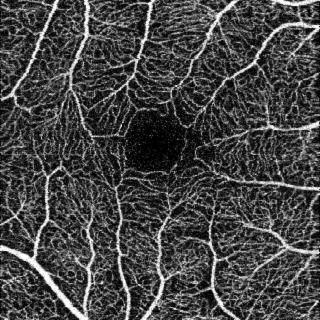
#> input picture images/angio3superf.tif, 320 x 320 px
$ python example.py   (Python 2 division)   (older library calls are emulated)
#> lines starting #> are read from the running program, lines starting #| are printed output that depends on the picture; after the words box and inside, x2 and y2 are one past the last pixel; in counts of white or black regions, pixels touching at a corner belong together; long printed decimals are rounded
### opsfaz.py
# -*- encoding: utf-8 -*-
import cv2
import drawfaz as draw
import numpy as np
from skimage.morphology import skeletonize
from util import *


def detectFAZ(imOCTorig, mm, prof, precision):
	"""
	Function that extract and measure the FAZ with a OCT-A image as input.

	inputs:
		- imOCTorig: original OCT-A image (input image)
		- mm: millimeters of the input image (3 or 6 mm)
		- prof: deep or superficial image (1 or 0)
		- precision: a value between 0 and 1 to select the precision of the method
	"""
	size = imOCTorig.shape
	imOCT = np.zeros((size[0],size[1]),np.float64)
	if (len(size) > 2):
		imOCT[:,:] = imOCTorig[:,:,0] / float(imOCTorig.max())
	else:
		imOCT[:,:] = imOCTorig / float(imOCTorig.max())

	# tophat
	ss = ((size[0]/80)*2-mm+3)
	ss = ss*2-1
	imOCT = morph('tophat',imOCT,ss)

	# canny edge detector
	edges, imClosed = edges_extraction (imOCT,prof,mm,precision)

	im = imClosed.copy()
	# mask of the FAZ
	fazMask = find_mask(im,prof,mm)

	# select the highest candidate
	image = fazMask.copy()
	image1 = cv2.convertScaleAbs(image)
	_,contours, h = cv2.findContours(image1, cv2.RETR_TREE, cv2.CHAIN_APPROX_SIMPLE)
	cogidos = []
	cnt,cogidos = higest_contour (contours, cogidos)
	m = cv2.contourArea(cnt)
	fazAreainMM = m*(mm*mm)/(size[0]*size[1])

	im = np.zeros((size[0],size[1]), np.uint8)
	cv2.drawContours(im, [cnt], 0, (255,255,255), -1)
	im = im[:]/255

	# make region growing

	reg = region_growing(imOCT, im*1.0, fazAreainMM, prof, 4, precision)

	reg = morph ('open', reg, 3)
	reg = morph ('closed', reg, 3)
	image1 = cv2.convertScaleAbs(reg)
	_, contours, h = cv2.findContours(image1, cv2.RETR_TREE, cv2.CHAIN_APPROX_SIMPLE)
	cogidos = []
	cnt,cogidos = higest_contour (contours, cogidos)

	m = cv2.contourArea(cnt)
	fazAreainMM = m*(mm*mm)/(size[0]*size[1])

	octLabel = np.zeros((size[0],size[1],3))
	octLabel[:,:,0] = imOCT*(1-(reg*0.5)) + reg*0.5
	octLabel[:,:,1] = imOCT*(1-(reg*0.3)) + reg*0.35
	octLabel[:,:,2] = imOCT*(1-reg)
	im = reg[:]
	faz =  im[:]

	fazAreainUM = fazAreainMM * 1000
	fazAreainUM = float("{0:.2f}".format(fazAreainUM))
	M = cv2.moments(cnt)
	cx = int(M['m10']/M['m00'])
	cy = int(M['m01']/M['m00'])

	imOCT_area = draw.draw_in_image(imOCTorig, fazAreainUM, cnt, (50,50))
	im_cnt = draw.draw_in_image(imOCTorig, 0, cnt, None)

	return faz, fazAreainMM, cnt

### util.py
# -*- encoding: utf-8 -*-
import cv2
import numpy as np


def canny (im,t1,t2,gamma):
	"""
	This function simplifies the use
	of canny edge detector

	inputs:
		- im: OCT-A image
		- t1 and t2:  thresholds of canny edge detector
		- gamma: gamma parameter to canny edge detector
	"""
	im2 = im.copy()
	edges = cv2.GaussianBlur(im2, (15,15),gamma)
	edges = cv2.normalize(edges,edges,0,255,cv2.NORM_MINMAX)
	edges = cv2.Canny(np.uint8(edges),t1,t2)
	return edges

def morph (op,im,eesize):
	"""
	This function return the application of the
	morphological operator that we select

	inputs:
		- op: morphological operator
			+ 'closed'
			+ 'open'
			+ 'tophat'
			+ 'dilate'
			+ 'erode'
		- im: input image
		- eesize: half size of the estructural element

	"""
	if (op == 'closed'):
		imClosed = im.copy()
		se = cv2.getStructuringElement(cv2.MORPH_ELLIPSE,(eesize,eesize))
		imClosed = cv2.morphologyEx(imClosed, cv2.MORPH_CLOSE, se)
		return imClosed
	elif (op == 'open'):
		imOpen = im.copy()
		se = cv2.getStructuringElement(cv2.MORPH_ELLIPSE,(eesize,eesize))
		imOpen = cv2.morphologyEx(imOpen, cv2.MORPH_OPEN, se)
		return imOpen
	elif (op == 'tophat'):
		th = im.copy()
		se = cv2.getStructuringElement(cv2.MORPH_ELLIPSE,(eesize,eesize))
		th = cv2.morphologyEx(th, cv2.MORPH_TOPHAT, se)
		return th
	elif (op == 'dilate'):
		dil = im.copy()
		se = cv2.getStructuringElement(cv2.MORPH_ELLIPSE,(eesize,eesize))
		dil = cv2.dilate((dil *1.0).astype(np.float32),se)
		return dil
	elif (op == 'erode'):
		er = im.copy()
		se = cv2.getStructuringElement(cv2.MORPH_ELLIPSE,(eesize,eesize))
		er = cv2.erode((er *1.0).astype(np.float32),se)
		return er

def media(img):
	"""
	This function calculates the average value
	of the pixel of the input image.

	input:
		- image
	"""
	size = img.shape
	sume = 0
	dim = size[0]*size[1]
	for i in range(size[0]):
		for j in range(size[1]):
			sume += img[i,j]
	return sume/dim

def edges_extraction (im,prof,mm,precision):
	"""
	This function is used to extract the edges of
	the OCT-A image

	inputs:
		- im: input image to detect the edges
		- prof: deep of the image (1 or 0)
		- mm: millimeters of the image (3 or 6)
		- pecision: a value between 0 and 1 to select the precision of the method
	"""
	size = im.shape
	if prof:
		# canny
		m = media(im)
		m = m*255
		edges = canny(im,0,m+m*0.2*precision,2)
		# closed
		ss = max(((size[0]/100)-3),3)
		ss = ss*2
		imClosed = morph('closed',edges,ss)

	else:
		# canny
		m = media(im)
		m = m*255
		if mm == 6:
			edges = canny(im,0,m+m*0.8*precision,1.9)
		edges = canny(im,0,m+m*0.3*precision,1.9)
		# closed
		ss = (size[0]/100)-3
		if ss<3:
			ss =3
		ss = ss*2
		imClosed = morph('closed',edges,ss)
	im = imClosed.copy()
	return edges, im


def find_mask(im,prof,mm):
	"""
	This function is used to select the correct mask to
	identify the correct FAZ in de OCT-A image

	inputs:
		- im: input image to detect the edges
		- prof: deep of the image (1 or 0)
		- mm: millimeters of the image (3 or 6)
	"""
	thresh = 45
	size = im.shape
	fazMask = np.zeros((size[0],size[1]))
	for i in range(size[0]):
		for j in range(size[1]):
			if im[i,j] < thresh:
				fazMask[i,j] = 1

	if mm == 6:
		fazMask1 = morph('open', fazMask, 5)
		fazMask1 = morph('closed', fazMask1, 5)
		fazMask1 = morph('open', fazMask, 5)
	else:
		fazMask1 = morph('open', fazMask,10)
		fazMask1 = morph('closed', fazMask1, 10)
		fazMask1 = morph('open', fazMask, 10)

	aux = np.zeros((size[0],size[1]))
	aux[:,:] = 0
	x = size[0]/4
	y = size[1]/4

	for i in range(x,size[0]-x):
		for j in range(y,size[1]-y):
			aux[i,j]=fazMask1[i,j]

	fazMask = aux[:]
	return fazMask.copy()

def higest_contour (contours,cogidos):
	"""
	This function returns the higest contour in a list
	of contours

	inputs:
		- contours: list of contours
		- cogidos: number of elements that where taken
	"""
	s = len(contours)
	sizes = np.zeros(s)
	minisizes = np.zeros(s)
	for i in range(s):
		sizes[i] = cv2.contourArea(contours[i])
	if len(sizes) == 0:
		return None,None
	sord = sorted(sizes)
	m = sord[len(sizes)-len(cogidos)-1]

	for i in range(len(contours)):
		if sizes[i] == m:
			mayor = i
			cogidos.append(i)
	cnt = contours[mayor]
	return cnt,cogidos


def expand(elemento,reg,imOr,th,precision,conn):
	"""
	Auxiliar function to the region growing approach
	given a region and a pixel (of the contour) expand it
	until stop criterion is reach

	inputs:
		- elemento:	pixel
		- reg: region that we want to segemnt
		- imOr: the image where we make the region growing
		- th: threshold
		- precision: a value between 0 and 1 to select the precision of the method
		- conn: connectivity (4 or 8)
	"""
	reg1 = reg.copy()
	y = elemento[0,0]
	x = elemento[0,1]
	if conn == 8:
		coor = [[x-1,y-1],[x-1,y],[x-1,y+1],[x,y-1],[x,y+1],[x+1,y-1],[x+1,y],[x+1,y+1]]
	else:
		coor = [[x-1,y],[x,y-1],[x,y+1],[x+1,y]]
	for elemento in coor:
		x = elemento[0]
		y = elemento[1]
		if (x<reg.shape[0]) and (y<reg.shape[1]) and (x>0) and (y>0) and (imOr[x,y] < th + 0.05*precision) and (reg[x,y] != 1):
			reg1[x,y] = 1

	return reg1

def contar (im,value):
	"""
	This function count the number of pixels that
	have the value "value" in the image "im"

	inputs:
		- im: input image
		- value: pixel value that we want to count in the image
	"""
	cont = 0
	for i in range(im.shape[0]):
		for j in range(im.shape[1]):
			if im[i,j] == value:
				cont += 1
	return cont

def region_growing(imOr,reg,area,prof,conn,precision):
	"""
	Implementation of a region growing approach where the
	pixels could be deleted of the region if they don't
	satisfy the stop criterion

	inputs:
		- imOr: original image
		- reg: initial region
		- area: area of the region
		- prof: deep of the image (1 or 0)
		- conn: connectivity (4 or 8)
		- precision: a value between 0 and 1 to select the precision of the method
	"""
	if prof:
		if area > 0.085:
			reg1 = morph('erode',reg,25)
			if reg1.max() == 1.0:
				reg = reg1
			else:
				reg1 = morph('erode',reg,15)
				if reg1.max() == 1.0:
					reg = reg1
	else:
		if area > 0.15:
			reg1 = morph('erode',reg,15)
			if reg1.max() == 1.0:
				reg = reg1

	elementos = contar (reg,1)
	seguir = True
	while seguir:
		reg = cv2.convertScaleAbs(reg)
		_,contours, h = cv2.findContours(reg, cv2.RETR_TREE, cv2.CHAIN_APPROX_SIMPLE)
		reg[reg != 0] = 1
		media_region = sum(imOr[reg==1])/max(cv2.contourArea(contours[0]),0.001)

		for elemento in contours[0]:
			if prof:
				reg = expand(elemento,reg,imOr,media_region,precision/2,conn)
			else:
				reg = expand(elemento,reg,imOr,media_region,precision,conn)
		elementos_nuevo = contar (reg,1)
		if elementos == elementos_nuevo:
			seguir = False
		elementos = elementos_nuevo
	se = cv2.getStructuringElement(cv2.MORPH_ELLIPSE,(5,5))
	reg = cv2.dilate(reg.astype(np.float32),se,iterations = 3)
	se = cv2.getStructuringElement(cv2.MORPH_ELLIPSE,(5,5))
	reg = cv2.erode(reg.astype(np.float32),se,iterations = 2)

	return reg

### drawfaz.py
# -*- encoding: utf-8 -*-
import cv2
import numpy as np
import math as mt
import matplotlib
from matplotlib import pyplot as plt


"""
Auxiliar functions to draw results in the inputs images.
"""

def draw_in_image(img,area,cnt,posicion):
	im = img.copy()
	cv2.drawContours(im, [cnt], 0, (0,255,0), 1)
	if area != 0:
		text = str(area)+' um2'
		font = cv2.FONT_HERSHEY_SIMPLEX
		im = draw_text(im,text,posicion)
	return im

def draw_text(img,text,position):
	x = position[0] - 40
	y = position[1]
	im = img.copy()
	font = cv2.FONT_HERSHEY_SIMPLEX
	cv2.rectangle(im,(x,y-10),(x+70,y+5),(255,255,255),-1)
	cv2.putText(im,text,(x,y), font, 0.4,(0,0,0),1)
	return im

# [4 lines left out: function __draw, not called in this run]

def draw_image(im):
	plt.imshow(im,cmap = 'gray')
	plt.show()

# [45 lines left out: function draw_image, not called in this run]

### example.py
# -*- encoding: utf-8 -*-
import cv2
import opsfaz as faz
import numpy as np
import drawfaz as draw

input_image = "./images/angio3superf.tif"

# read image
image = cv2.imread(input_image,0)
#> image is the input picture: shape (320, 320); min 0, max 255, mean 69.4
size = image.shape

# configure parameters
mm = 3
deep = 0
precision = 0.7

# call the function
faz, area, cnt = faz.detectFAZ(image, mm, deep, precision)
#> after the loop in media, `for i in range(size[0]):`: sume = 25868.7
#> in edges_extraction, `m = media(im)`: m = 0.253
#> in edges_extraction, `m = m*255`: m = 64.42
#> in canny, `edges = cv2.Canny(np.uint8(edges),t1,t2)`:
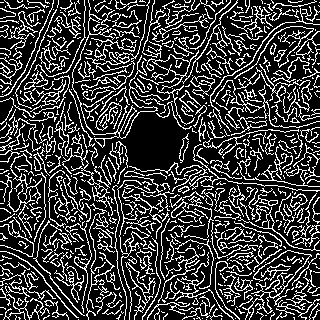
#> edges: shape (320, 320); 23.8% white in thin lines or dots
#> call 2 of morph, with op = 'closed', eesize = 6
#> in morph (call 2), `imClosed = cv2.morphologyEx(imClosed, cv2.MORPH_CLOSE, se)`:
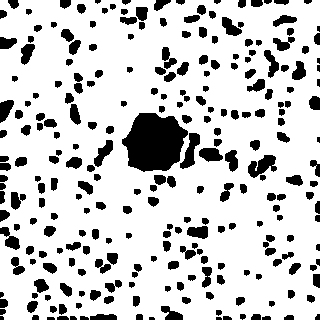
#> imClosed: shape (320, 320); 80.5% white; 264 black regions (9 under 20 px), largest, box (x1, y1, x2, y2) and area: (122, 113, 188, 172) 2813, (248, 155, 277, 178) 379, (180, 133, 200, 169) 345
#> after the loop in find_mask, `for i in range(x,size[0]-x):`:
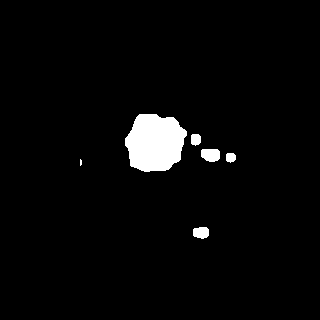
#> aux: shape (320, 320) float64; values 0 (black) and 1 (white), 3.3% white; 6 white regions (1 under 20 px), largest, box (x1, y1, x2, y2) and area: (125, 114, 187, 172) 2765, (201, 149, 220, 162) 214, (193, 227, 209, 239) 161, (191, 134, 201, 146) 103, (226, 153, 236, 163) 83
#> in detectFAZ, `_,contours, h = cv2.findContours(image1, cv2.RETR_TREE, cv2.CHAIN_APPR..`: contours = 6 contours, 1 with area under 20; largest, box (x1, y1, x2, y2) and area: (125, 114, 187, 172) 2674, (201, 149, 220, 162) 188, (193, 227, 209, 239) 139, (191, 134, 201, 146) 86, (226, 153, 236, 163) 68; h = [[1, -1, -1, -1], [2, 0, -1, -1], [3, 1, -1, -1], [4, 2, -1, -1], [5, 3, -1, -1], [-1, 4, -1, -1]]
#> in higest_contour, `s = len(contours)`: s = 6
#> after the loop in higest_contour, `for i in range(s):`: sizes = [139, 5, 68, 188.5, 86, 2674]
#> in higest_contour, `sord = sorted(sizes)`: sord = [5, 68, 86, 139, 188.5, 2674]
#> in higest_contour, `m = sord[len(sizes)-len(cogidos)-1]`: m = 2674
#> the loop in higest_contour, `for i in range(len(contours)):` made 6 passes
#> mayor on pass 6: 5
#> after the loop in higest_contour, `for i in range(len(contours)):`: cogidos = [5]
#> in higest_contour, `cnt = contours[mayor]`: cnt = contour of 70 points, box (x1, y1, x2, y2) (125, 114, 187, 172), area 2674
#> in detectFAZ, `cnt,cogidos = higest_contour (contours, cogidos)`: cogidos = [5]
#> in detectFAZ, `m = cv2.contourArea(cnt)`: m = 2674
#> in detectFAZ, `fazAreainMM = m*(mm*mm)/(size[0]*size[1])`: fazAreainMM = 0.235
#> in morph (call 6), `er = cv2.erode((er *1.0).astype(np.float32),se)`:
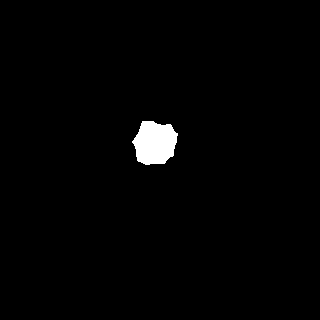
#> er: shape (320, 320) float32; values 0 (black) and 1 (white), 1.5% white; 1 white region, box (x1, y1, x2, y2) and area: (132, 121, 178, 165) 1520
#> in region_growing, `elementos = contar (reg,1)`: elementos = 1520
#> the loop in region_growing, `while seguir:` made 28 passes
#> (media_region, elementos_nuevo, elementos) on passes 4 to 11: (0.0348, 1769, 1769), (0.0343, 1841, 1841), (0.0341, 1919, 1919), (0.0336, 1997, 1997), (0.0331, 2065, 2065), (0.0329, 2130, 2130), (0.0322, 2179, 2179), (0.0323, 2217, 2217)
#> in region_growing, `reg = cv2.erode(reg.astype(np.float32),se,iterations = 2)`:
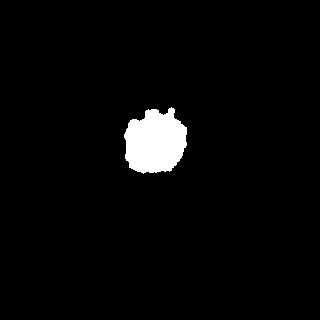
#> reg: shape (320, 320) float32; values 0 (black) and 1 (white), 3.1% white; 1 white region, box (x1, y1, x2, y2) and area: (124, 107, 187, 174) 3174
#> in detectFAZ, `_, contours, h = cv2.findContours(image1, cv2.RETR_TREE, cv2.CHAIN_APP..`: contours = 1 contour; box (x1, y1, x2, y2) and area: (124, 107, 187, 174) 3067; h = [[-1, -1, -1, -1]]
#> the loop in higest_contour (call 2), `for i in range(len(contours)):` made 1 pass
#> mayor on pass 1: 0
#> in detectFAZ, `cnt,cogidos = higest_contour (contours, cogidos)`: cnt = contour of 103 points, box (x1, y1, x2, y2) (124, 107, 187, 174), area 3067; cogidos = [0]
#> in detectFAZ, `m = cv2.contourArea(cnt)`: m = 3067
#> in detectFAZ, `fazAreainMM = m*(mm*mm)/(size[0]*size[1])`: fazAreainMM = 0.27
#> in detectFAZ, `octLabel[:,:,2] = imOCT*(1-reg)`:
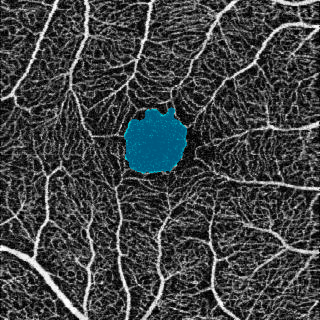
#> octLabel: shape (320, 320, 3) float64; mean of channels 0, 1, 2 0.267, 0.263, 0.251; drawn as B, G, R
#> in detectFAZ, `fazAreainUM = fazAreainMM * 1000`: fazAreainUM = 269.6
#> in detectFAZ, `M = cv2.moments(cnt)`: M = moments, m00 3067, centre m10/m00, m01/m00 = (154.8, 141.7)
#> in detectFAZ, `cx = int(M['m10']/M['m00'])`: cx = 154
#> in detectFAZ, `cy = int(M['m01']/M['m00'])`: cy = 141
#> in draw_in_image, `text = str(area)+' um2'`: text = '269.56 um2'
#> in draw_text, `cv2.putText(im,text,(x,y), font, 0.4,(0,0,0),1)`:
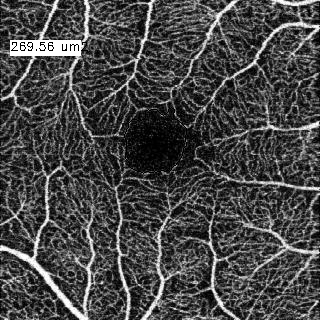
#> im: shape (320, 320); min 0, max 255, mean 70.9
#> area = 0.27
#	Outputs:
#	- faz is a binary image with the region of the FAZ as mask
#	- area is the area of the FAZ
#	- cnt is the contour in opencv that represents the contour of the FAZ


# we obtain the faz mask
cv2.imshow("Mask extracted",faz)
cv2.waitKey(0)
cv2.destroyAllWindows()


print ("Area:	"+ str(area)+" square mm")
#| Area:	0.2696 square mm

$ run again, with images/angio3prof.tif copied over images/angio3superf.tif
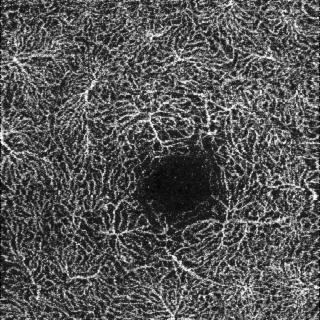
#> input picture images/angio3prof.tif, 320 x 320 px
#> image is the input picture: shape (320, 320); min 0, max 255, mean 85.8
#> after the loop in media, `for i in range(size[0]):`: sume = 25740.2
#> in edges_extraction, `m = media(im)`: m = 0.251
#> in edges_extraction, `m = m*255`: m = 64.1
#> imClosed: shape (320, 320); 87.9% white; 178 black regions (7 under 20 px), largest, box (x1, y1, x2, y2) and area: (135, 139, 227, 225) 4031, (129, 17, 146, 36) 158, (18, 45, 33, 60) 136
#> after the loop in find_mask, `for i in range(x,size[0]-x):`:
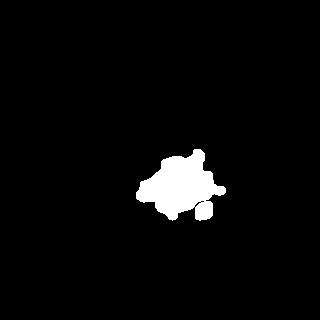
#> aux: shape (320, 320) float64; values 0 (black) and 1 (white), 3.6% white; 1 white region, box (x1, y1, x2, y2) and area: (136, 149, 226, 221) 3735
#> in detectFAZ, `_,contours, h = cv2.findContours(image1, cv2.RETR_TREE, cv2.CHAIN_APPR..`: contours = 3 contours, 2 with area under 20; largest, box (x1, y1, x2, y2) and area: (136, 149, 226, 221) 3607; h = [[-1, -1, 1, -1], [2, -1, -1, 0], [-1, 1, -1, 0]]
#> s = 3
#> after the loop in higest_contour, `for i in range(s):`: sizes = [3607, 16.5, 6]
#> sord = [6, 16.5, 3607]
#> in higest_contour, `m = sord[len(sizes)-len(cogidos)-1]`: m = 3607
#> the loop in higest_contour, `for i in range(len(contours)):` made 3 passes
#> mayor on pass 1: 0
#> after the loop in higest_contour, `for i in range(len(contours)):`: cogidos = [0]
#> in higest_contour, `cnt = contours[mayor]`: cnt = contour of 120 points, box (x1, y1, x2, y2) (136, 149, 226, 221), area 3607
#> in detectFAZ, `cnt,cogidos = higest_contour (contours, cogidos)`: cogidos = [0]
#> in detectFAZ, `m = cv2.contourArea(cnt)`: m = 3607
#> in detectFAZ, `fazAreainMM = m*(mm*mm)/(size[0]*size[1])`: fazAreainMM = 0.317
#> in region_growing, `elementos = contar (reg,1)`: elementos = 1802
#> the loop in region_growing, `while seguir:` made 51 passes
#> (media_region, elementos_nuevo, elementos) on passes 1 to 8: (4.6, 1810, 1810), (3.32, 1830, 1830), (1.83, 1858, 1858), (1.14, 1886, 1886), (0.864, 1926, 1926), (0.624, 1954, 1954), (0.543, 1998, 1998), (0.45, 2045, 2045)
#> imOpen: shape (320, 320) float32; values 0 (black) and 1 (white), 5.3% white; 1 white region, box (x1, y1, x2, y2) and area: (136, 133, 229, 232) 5426
#> imClosed: shape (320, 320) float32; values 0 (black) and 1 (white), 5.3% white; 1 white region, box (x1, y1, x2, y2) and area: (136, 133, 229, 232) 5434
#> in detectFAZ, `_, contours, h = cv2.findContours(image1, cv2.RETR_TREE, cv2.CHAIN_APP..`: contours = 1 contour; box (x1, y1, x2, y2) and area: (136, 133, 229, 232) 5288; h = [[-1, -1, -1, -1]]
#> the loop in higest_contour (call 2), `for i in range(len(contours)):` made 1 pass
#> in detectFAZ, `cnt,cogidos = higest_contour (contours, cogidos)`: cnt = contour of 168 points, box (x1, y1, x2, y2) (136, 133, 229, 232), area 5288
#> in detectFAZ, `m = cv2.contourArea(cnt)`: m = 5287.5
#> in detectFAZ, `fazAreainMM = m*(mm*mm)/(size[0]*size[1])`: fazAreainMM = 0.465
#> fazAreainUM = 464.7
#> M = moments, m00 5287.5, centre m10/m00, m01/m00 = (181.7, 188.1)
#> cx = 181
#> cy = 188
#> text = '464.72 um2'
#> in draw_text, `cv2.putText(im,text,(x,y), font, 0.4,(0,0,0),1)`:
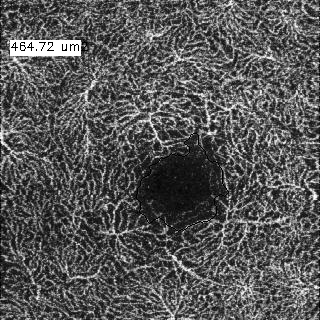
#> im: shape (320, 320); min 0, max 255, mean 87
#> `faz, area, cnt = faz.detectFAZ(image, mm, deep, precision)`: area = 0.465
#| Area:	0.4647 square mm
